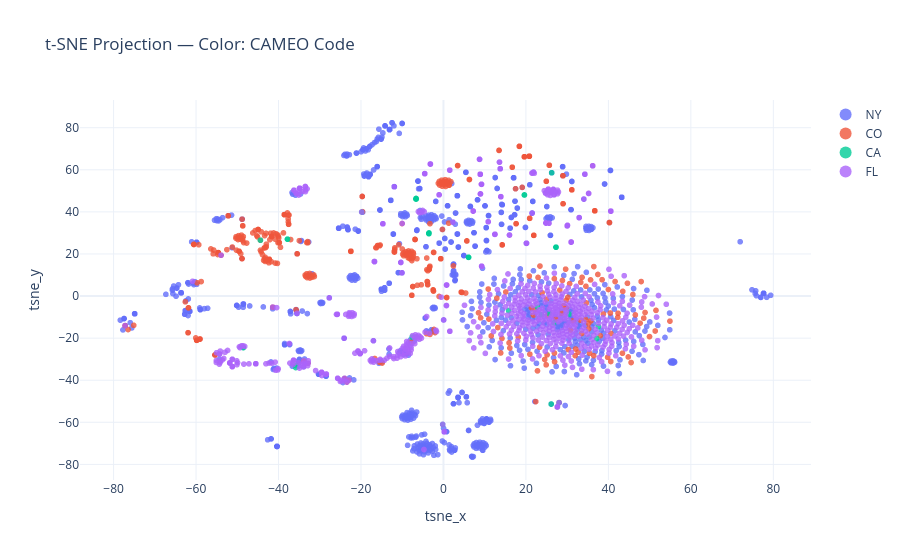

The cell this chart's notebook holds for it:
### Code cell
plot_25 = plot_tsne(all_25)

### Figure 1 — Plotly figure (JSON) as saved in the notebook; plotly's stock layout.template omitted (floating-point values rounded to 4 significant figures; data arrays with more than 128 entries replaced by an {"elided": "..."} marker saying what was removed)
{"data": [{"customdata": {"elided": "1104x5 mixed values"}, "hovertemplate": "state=%{customdata[4]}<br>GlobalEventID=%{customdata[0]}<br>EventCode=%{customdata[1]}<br>CAMEO_label=%{customdata[2]}<br>title=%{customdata[3]}<extra></extra>", "legendgroup": "NY", "marker": {"color": "#636efa", "opacity": 0.8, "size": 6, "symbol": "circle"}, "mode": "markers", "name": "NY", "showlegend": true, "type": "scattergl", "x": {"elided": "1104 float values"}, "xaxis": "x", "y": {"elided": "1104 float values"}, "yaxis": "y"}, {"customdata": {"elided": "426x5 mixed values"}, "hovertemplate": "state=%{customdata[4]}<br>GlobalEventID=%{customdata[0]}<br>EventCode=%{customdata[1]}<br>CAMEO_label=%{customdata[2]}<br>title=%{customdata[3]}<extra></extra>", "legendgroup": "CO", "marker": {"color": "#EF553B", "opacity": 0.8, "size": 6, "symbol": "circle"}, "mode": "markers", "name": "CO", "showlegend": true, "type": "scattergl", "x": {"elided": "426 float values"}, "xaxis": "x", "y": {"elided": "426 float values"}, "yaxis": "y"}, {"customdata": {"elided": "41x5 mixed values"}, "hovertemplate": "state=%{customdata[4]}<br>GlobalEventID=%{customdata[0]}<br>EventCode=%{customdata[1]}<br>CAMEO_label=%{customdata[2]}<br>title=%{customdata[3]}<extra></extra>", "legendgroup": "CA", "marker": {"color": "#00cc96", "opacity": 0.8, "size": 6, "symbol": "circle"}, "mode": "markers", "name": "CA", "showlegend": true, "type": "scattergl", "x": [27.61, 26.13, 28.03, 27.61, 30.46, 26.74, 23.75, 15.8, 25.71, 37.58, 22.8, 37.16, -7.602, -44.39, -37.83, -37.82, 27.29, 27.29, 27.29, -16.74, -16.74, -19.83, 6.079, 6.079, 6.079, -6.636, -6.587, -6.651, -6.694, -48.52, -48.52, 19.63, 19.63, -3.536, -3.536, -3.507, -3.531, 26.24, -0.1887, -35.84, -35.74], "xaxis": "x", "y": [-52.68, -51.32, -50.67, -52.68, -8.627, -12.78, -8.899, -6.909, -8.361, -14.49, -5.261, -20.17, -19.51, 26.54, 27.04, 27.05, 23.22, 23.22, 23.22, 16.4, 16.4, 39.95, 18.4, 18.4, 18.4, 46.37, 46.11, 46.36, 46.12, -24.48, -24.48, 48.05, 48.05, 29.72, 29.85, 30.01, 29.63, 58.58, -60.99, -33.98, -33.02], "yaxis": "y"}, {"customdata": {"elided": "661x5 mixed values"}, "hovertemplate": "state=%{customdata[4]}<br>GlobalEventID=%{customdata[0]}<br>EventCode=%{customdata[1]}<br>CAMEO_label=%{customdata[2]}<br>title=%{customdata[3]}<extra></extra>", "legendgroup": "FL", "marker": {"color": "#ab63fa", "opacity": 0.8, "size": 6, "symbol": "circle"}, "mode": "markers", "name": "FL", "showlegend": true, "type": "scattergl", "x": {"elided": "661 float values"}, "xaxis": "x", "y": {"elided": "661 float values"}, "yaxis": "y"}], "layout": {"legend": {"groupclick": "toggleitem", "itemsizing": "constant", "title": {"text": ""}, "tracegroupgap": 0}, "title": {"text": "t-SNE Projection — Color: CAMEO Code"}, "xaxis": {"anchor": "y", "domain": [0, 1], "title": {"text": "tsne_x"}}, "yaxis": {"anchor": "x", "domain": [0, 1], "title": {"text": "tsne_y"}}}}
